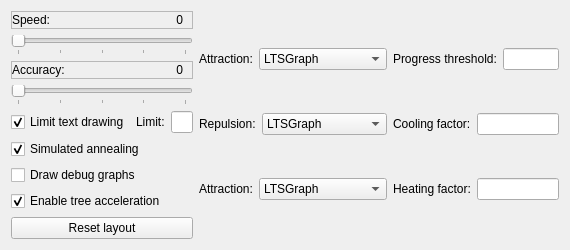
<?xml version="1.0" encoding="UTF-8"?>
<ui version="4.0">
 <class>AdvancedSpringLayoutDialog</class>
 <widget class="QWidget" name="AdvancedSpringLayoutDialog">
  <property name="windowModality">
   <enum>Qt::WindowModal</enum>
  </property>
  <property name="geometry">
   <rect>
    <x>0</x>
    <y>0</y>
    <width>570</width>
    <height>236</height>
   </rect>
  </property>
  <property name="contextMenuPolicy">
   <enum>Qt::DefaultContextMenu</enum>
  </property>
  <property name="windowTitle">
   <string>Advanced Spring Layout</string>
  </property>
  <property name="autoFillBackground">
   <bool>true</bool>
  </property>
  <layout class="QHBoxLayout" name="horizontalLayout_3">
   <item>
    <layout class="QVBoxLayout" name="verticalLayout">
     <property name="sizeConstraint">
      <enum>QLayout::SetDefaultConstraint</enum>
     </property>
     <item>
      <widget class="QFrame" name="frame_spd">
       <property name="frameShape">
        <enum>QFrame::StyledPanel</enum>
       </property>
       <property name="frameShadow">
        <enum>QFrame::Raised</enum>
       </property>
       <layout class="QHBoxLayout" name="horizontalLayout_5">
        <property name="leftMargin">
         <number>0</number>
        </property>
        <property name="topMargin">
         <number>1</number>
        </property>
        <property name="rightMargin">
         <number>9</number>
        </property>
        <property name="bottomMargin">
         <number>1</number>
        </property>
        <item>
         <widget class="QLabel" name="lbl_spd">
          <property name="text">
           <string>Speed:</string>
          </property>
         </widget>
        </item>
        <item>
         <widget class="QLabel" name="disp_spd">
          <property name="text">
           <string>0</string>
          </property>
          <property name="alignment">
           <set>Qt::AlignRight|Qt::AlignTrailing|Qt::AlignVCenter</set>
          </property>
         </widget>
        </item>
       </layout>
      </widget>
     </item>
     <item>
      <widget class="QSlider" name="sld_spd">
       <property name="maximum">
        <number>100</number>
       </property>
       <property name="orientation">
        <enum>Qt::Horizontal</enum>
       </property>
       <property name="tickPosition">
        <enum>QSlider::TicksBelow</enum>
       </property>
       <property name="tickInterval">
        <number>25</number>
       </property>
      </widget>
     </item>
     <item>
      <widget class="QFrame" name="frame_acc">
       <property name="frameShape">
        <enum>QFrame::StyledPanel</enum>
       </property>
       <property name="frameShadow">
        <enum>QFrame::Raised</enum>
       </property>
       <layout class="QHBoxLayout" name="horizontalLayout_6">
        <property name="leftMargin">
         <number>0</number>
        </property>
        <property name="topMargin">
         <number>1</number>
        </property>
        <property name="rightMargin">
         <number>9</number>
        </property>
        <property name="bottomMargin">
         <number>1</number>
        </property>
        <item>
         <widget class="QLabel" name="lbl_acc">
          <property name="text">
           <string>Accuracy:</string>
          </property>
         </widget>
        </item>
        <item>
         <widget class="QLabel" name="disp_acc">
          <property name="text">
           <string>0</string>
          </property>
          <property name="alignment">
           <set>Qt::AlignRight|Qt::AlignTrailing|Qt::AlignVCenter</set>
          </property>
         </widget>
        </item>
       </layout>
      </widget>
     </item>
     <item>
      <widget class="QSlider" name="sld_acc">
       <property name="maximum">
        <number>100</number>
       </property>
       <property name="orientation">
        <enum>Qt::Horizontal</enum>
       </property>
       <property name="tickPosition">
        <enum>QSlider::TicksBelow</enum>
       </property>
       <property name="tickInterval">
        <number>25</number>
       </property>
      </widget>
     </item>
     <item>
      <layout class="QHBoxLayout" name="horizontalLayout_7">
       <item>
        <widget class="QCheckBox" name="chk_limit_text">
         <property name="text">
          <string>Limit text drawing</string>
         </property>
         <property name="checked">
          <bool>true</bool>
         </property>
        </widget>
       </item>
       <item>
        <spacer name="horizontalSpacer">
         <property name="orientation">
          <enum>Qt::Horizontal</enum>
         </property>
         <property name="sizeHint" stdset="0">
          <size>
           <width>40</width>
           <height>20</height>
          </size>
         </property>
        </spacer>
       </item>
       <item>
        <widget class="QLabel" name="lbl_limit_text">
         <property name="text">
          <string>Limit:</string>
         </property>
        </widget>
       </item>
       <item>
        <widget class="QLineEdit" name="txt_limit_text">
         <property name="maximumSize">
          <size>
           <width>32</width>
           <height>16777215</height>
          </size>
         </property>
         <property name="inputMethodHints">
          <set>Qt::ImhPreferNumbers</set>
         </property>
        </widget>
       </item>
      </layout>
     </item>
     <item>
      <widget class="QCheckBox" name="chk_annealing">
       <property name="text">
        <string>Simulated annealing</string>
       </property>
       <property name="checked">
        <bool>true</bool>
       </property>
      </widget>
     </item>
     <item>
      <widget class="QCheckBox" name="chk_debugDraw">
       <property name="text">
        <string>Draw debug graphs</string>
       </property>
       <property name="checked">
        <bool>false</bool>
       </property>
      </widget>
     </item>
     <item>
      <widget class="QCheckBox" name="chk_enableTree">
       <property name="text">
        <string>Enable tree acceleration</string>
       </property>
       <property name="checked">
        <bool>true</bool>
       </property>
      </widget>
     </item>
     <item>
      <widget class="QPushButton" name="cmd_reset_positions">
       <property name="text">
        <string>Reset layout</string>
       </property>
      </widget>
     </item>
    </layout>
   </item>
   <item>
    <layout class="QVBoxLayout" name="verticalLayout_2">
     <item>
      <layout class="QHBoxLayout" name="horizontalLayout">
       <item>
        <widget class="QLabel" name="lbl_attr">
         <property name="text">
          <string>Attraction:</string>
         </property>
        </widget>
       </item>
       <item>
        <widget class="QComboBox" name="cmb_attr">
         <property name="sizePolicy">
          <sizepolicy hsizetype="Expanding" vsizetype="Fixed">
           <horstretch>0</horstretch>
           <verstretch>0</verstretch>
          </sizepolicy>
         </property>
         <item>
          <property name="text">
           <string>LTSGraph</string>
          </property>
         </item>
         <item>
          <property name="text">
           <string>Electrical Springs</string>
          </property>
         </item>
         <item>
          <property name="text">
           <string>Linear Springs</string>
          </property>
         </item>
        </widget>
       </item>
      </layout>
     </item>
     <item>
      <layout class="QHBoxLayout" name="horizontalLayout_2">
       <item>
        <widget class="QLabel" name="lbl_rep">
         <property name="text">
          <string>Repulsion:</string>
         </property>
        </widget>
       </item>
       <item>
        <widget class="QComboBox" name="cmb_rep">
         <property name="sizePolicy">
          <sizepolicy hsizetype="Expanding" vsizetype="Fixed">
           <horstretch>0</horstretch>
           <verstretch>0</verstretch>
          </sizepolicy>
         </property>
         <item>
          <property name="text">
           <string>LTSGraph</string>
          </property>
         </item>
         <item>
          <property name="text">
           <string>Electrical Springs</string>
          </property>
         </item>
         <item>
          <property name="text">
           <string>None</string>
          </property>
         </item>
        </widget>
       </item>
      </layout>
     </item>
     <item>
      <layout class="QHBoxLayout" name="horizontalLayout_4">
       <item>
        <widget class="QLabel" name="lbl_appl">
         <property name="text">
          <string>Attraction:</string>
         </property>
        </widget>
       </item>
       <item>
        <widget class="QComboBox" name="cmb_appl">
         <property name="sizePolicy">
          <sizepolicy hsizetype="Expanding" vsizetype="Fixed">
           <horstretch>0</horstretch>
           <verstretch>0</verstretch>
          </sizepolicy>
         </property>
         <item>
          <property name="text">
           <string>LTSGraph</string>
          </property>
         </item>
         <item>
          <property name="text">
           <string>Force Directed</string>
          </property>
         </item>
         <item>
          <property name="text">
           <string>Cumulative Force</string>
          </property>
         </item>
        </widget>
       </item>
      </layout>
     </item>
     <item>
      <layout class="QHBoxLayout" name="horizontalLayout_11"/>
     </item>
    </layout>
   </item>
   <item>
    <layout class="QVBoxLayout" name="verticalLayout_3">
     <item>
      <layout class="QHBoxLayout" name="horizontalLayout_10">
       <item>
        <widget class="QLabel" name="lbl_progress_threshold">
         <property name="sizePolicy">
          <sizepolicy hsizetype="Preferred" vsizetype="Fixed">
           <horstretch>0</horstretch>
           <verstretch>0</verstretch>
          </sizepolicy>
         </property>
         <property name="text">
          <string>Progress threshold:</string>
         </property>
        </widget>
       </item>
       <item>
        <widget class="QLineEdit" name="txt_progress_threshold"/>
       </item>
      </layout>
     </item>
     <item>
      <layout class="QHBoxLayout" name="horizontalLayout_9">
       <item>
        <widget class="QLabel" name="lbl_cooling_factor">
         <property name="sizePolicy">
          <sizepolicy hsizetype="Preferred" vsizetype="Fixed">
           <horstretch>0</horstretch>
           <verstretch>0</verstretch>
          </sizepolicy>
         </property>
         <property name="text">
          <string>Cooling factor:</string>
         </property>
        </widget>
       </item>
       <item>
        <widget class="QLineEdit" name="txt_cooling_factor"/>
       </item>
      </layout>
     </item>
     <item>
      <layout class="QHBoxLayout" name="horizontalLayout_8">
       <item>
        <widget class="QLabel" name="lbl_heating_factor">
         <property name="sizePolicy">
          <sizepolicy hsizetype="Preferred" vsizetype="Fixed">
           <horstretch>0</horstretch>
           <verstretch>0</verstretch>
          </sizepolicy>
         </property>
         <property name="text">
          <string>Heating factor:</string>
         </property>
        </widget>
       </item>
       <item>
        <widget class="QLineEdit" name="txt_heating_factor"/>
       </item>
      </layout>
     </item>
    </layout>
   </item>
  </layout>
 </widget>
 <resources/>
 <connections/>
</ui>
